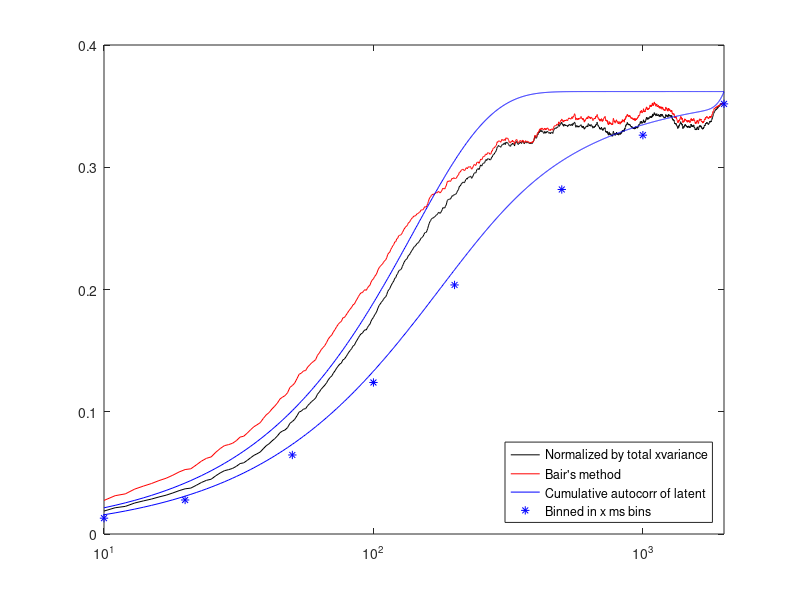

Write MATLAB code to recreate this figure.
% Network state model under dynamic stimulus
% AE 2013-11-01


% Parameters
T = 1000;
N = 1000;
sigma = 0.04;
tau = 200;


%% generate latent process with specified temporal autocorrelation
t = (-T : T)';
K = exp(-t .^ 2 / tau ^ 2);
c = sigma * real(ifft(bsxfun(@times, fft(randn(2 * T + 1, N)), sqrt(abs(fft(K))))));


%% generate firing rate
F = 3.4;
phi = t * 2 * pi * F / 1000;
x = bsxfun(@plus, bsxfun(@plus, cos(phi), c), randn(2 * T + 1, N, 2));
mu = mean(x, 2);


%% cross-correlation analysis using shuffle predictor (true rate function)
augment = @(x) [x; zeros(size(x))];
rm = @(x) x(1 : end - 1, :, :);
xcorr = @(x, y) rm(fftshift(ifft(fft(augment(x)) .* fft(flipud(augment(y))))));

S = xcorr(mu(:, :, 1), mu(:, :, 2));
C = mean(xcorr(x(:, :, 1), x(:, :, 2)), 2) - S;
A = zeros(4 * T + 1, 2);
for i = 1 : 2
    A(:, i) = mean(xcorr(x(:, :, i), x(:, :, i)), 2) - S;
end
[~, order] = sort(abs(-2 * T : 2 * T));
Cint = cumsum(C(order));
Cint = Cint(1 : 2 : end);
Aint = cumsum(A(order, :));
Aint = Aint(1 : 2 : end, :);

Cvar = Cint / sqrt(prod(Aint(end, :)));
Cbair = Cint ./ sqrt(prod(Aint, 2));


%% Plot comparison
clf
Kc = sigma ^ 2 * (K(T + 1) + 2 * cumsum(K(T + 2 : end)));
Kc = Kc / (Kc(end) + 1);
Kc(end + (1 : T)) = Kc(end);
Km = toeplitz(sigma ^ 2 * ifftshift(K));
ndx = 10 : 2 * T;
plot(ndx, Cvar(ndx), 'k', ndx, Cbair(ndx), 'r', ndx, Kc(ndx), 'b')
hold on
set(gca, 'xscale', 'log')

x0 = bsxfun(@minus, x(1 : 2 * T, :, :), mu(1 : 2 * T, :, :));
k = [10 20 50 100 200 500 1000 2000];

nk = numel(k);
c = zeros(1, nk);
for i = 1 : nk
    y = reshape(x0, [k(i), 2 * T / k(i) * N, 2]);
    ci = corrcoef(permute(sum(y, 1), [2 3 1]));
    c(i) = ci(1, 2);
end
kk = zeros(1, 2 * T);
kk(1) = Km(1);
for i = 2 : 2 * T
    kk(i) = kk(i - 1) + 2 * sum(Km(i, 1 : i)) - Km(i, i);
end
cp = kk ./ (kk + (1 : 2 * T));
plot(k, c, '*b', 1 : 2 * T, cp, 'b')
xlim(ndx([1 end]))

legend({'Normalized by total xvariance', ...
        'Bair''s method', ...
        'Cumulative autocorr of latent', ...
        'Binned in x ms bins'}, 'location', 'southeast')
shg

